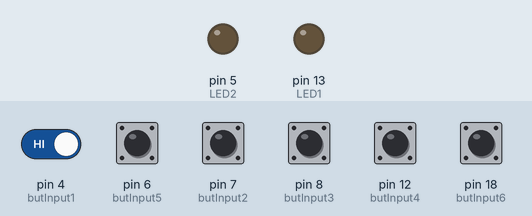
The sketch below on a simulated Arduino Uno, built with avr-gcc and run on an emulated ATmega328P. On the bench: output pins drawn as LEDs (lit = HIGH). The inputs (shaded band) are chosen by the test bench; at power-on: pin 4 (butInput1), pin 6 (butInput5), pin 7 (butInput2), pin 8 (butInput3), pin 12 (butInput4), pin 18 (butInput6) HIGH.

Above: at 1.2 s.
1.3 s: pin 12 (butInput4) pulled LOW for 0.15 s
At 1.43 s:
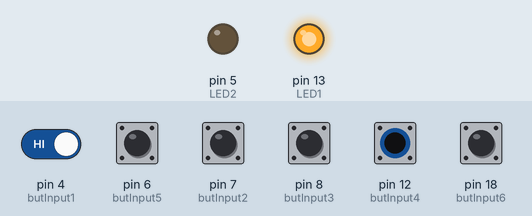
2.9 s: pin 4 (butInput1) driven LOW and pin 12 (butInput4) driven LOW
At 5.1 s:
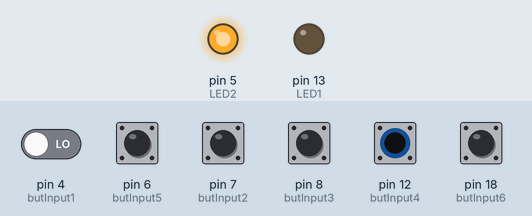
Timing chart, 0 to 6.6 s (numbered marks = the images above; inputs shaded):
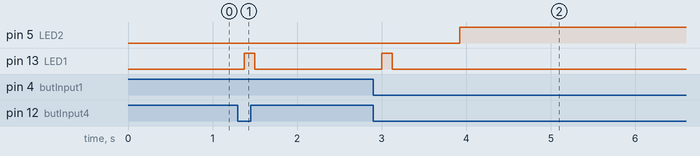

The sketch:

uvtimer-uno-test01.ino
```cpp
#include <Bounce2.h>

#define butInput1     4
#define butInput2     7
#define butInput3     8
#define butInput4    12
#define butInput5     6
#define butInput6   SDA

#define LED1        13
#define LED2         5


// Debouncers
const int debounceInverval = 25;
Bounce debInput1  = Bounce();
Bounce debInput2  = Bounce();
Bounce debInput3  = Bounce();
Bounce debInput4  = Bounce();
Bounce debInput5  = Bounce();
Bounce debInput6  = Bounce();

// Constants
const int ButtonPressLong = 1000;

const int ShortBlinkTime = 500;
const int LongBlinkTime = 2500;

// Variables
int shortBlink = ShortBlinkTime;
int longBlink = LongBlinkTime;

volatile bool shouldBlinkShort;
volatile bool shouldBlinkLong;

void setupIRQ()
{
    //DDRB |= B00100000;  // set pin13 to output without affecting other pins
    // above is identical to pinMode(LEDPIN, OUTPUT); using Direct Port Manipulation
    cli();
    TCCR1A = 0;
    TCCR1B = 0;
    OCR1A = 15624/8;  // = (target time / timer resolution) - 1 or 1 / 6.4e-5 - 1 = 15624
    //OCR1A = 15624>>1;  // divide by two >>EDIT added this line<<
    TCCR1B |= (1 << WGM12);// CTC mode on
    TCCR1B |= (1 << CS10);// Set CS10 and CS12 bits for 1024 prescaler:
    TCCR1B |= (1 << CS12);
    TIMSK1 |= (1 << OCIE1A);// timer compare intrupt
    sei();
}

void setup() {
  pinMode(LED1, OUTPUT);  // enable LED1 output
  pinMode(LED2, OUTPUT);  // enable LED1 output

  debInput1.attach(butInput1, INPUT_PULLUP);
  debInput1.interval(debounceInverval);

  debInput2.attach(butInput2, INPUT_PULLUP);
  debInput2.interval(debounceInverval);

  debInput3.attach(butInput3, INPUT_PULLUP);
  debInput3.interval(debounceInverval);

  debInput4.attach(butInput4, INPUT_PULLUP);
  debInput4.interval(debounceInverval);

  debInput5.attach(butInput5, INPUT_PULLUP);
  debInput5.interval(debounceInverval);

  debInput6.attach(butInput6, INPUT_PULLUP);
  debInput6.interval(debounceInverval);

  setupIRQ();
}

void loop() {
  // put your main code here, to run repeatedly:
  debInput1.update();
  debInput2.update();
  debInput3.update();
  debInput4.update();
  debInput5.update();
  debInput6.update();

  if (debInput4.fell() && !shouldBlinkShort)
  {
    shouldBlinkShort = true;
  }

  if (!debInput4.read() && debInput4.duration() > ButtonPressLong && !shouldBlinkLong)
  {
    shouldBlinkLong = true;
  }

//  digitalWrite(LED1, debInput1.read());
//  digitalWrite(LED1, debInput4.read());

  if(shouldBlinkLong)
  {
    digitalWrite(LED2, true);
    delay(LongBlinkTime);
    digitalWrite(LED2, false);

    shouldBlinkLong = false;

    //shortBlink = ShortBlinkTime;
  }
}

ISR(TIMER1_COMPA_vect) {
  //PORTB ^= B00100000;// toggles bit which affects pin13
  if(shouldBlinkShort)
  {
    bool led1State = digitalRead(LED1);
    digitalWrite(LED1, led1State ^ 1);
    if(led1State)
    {
      shouldBlinkShort = false;
    }
  }

}
```

Measured:
- after the input at 1.3 s, pin 13 (LED1): LOW → HIGH after 0.07 s, → LOW 0.13 s later
- after the input at 2.9 s, pin 5 (LED2): LOW → HIGH after 1.0 s; pin 13 (LED1): LOW → HIGH after 0.10 s, → LOW 0.13 s later
